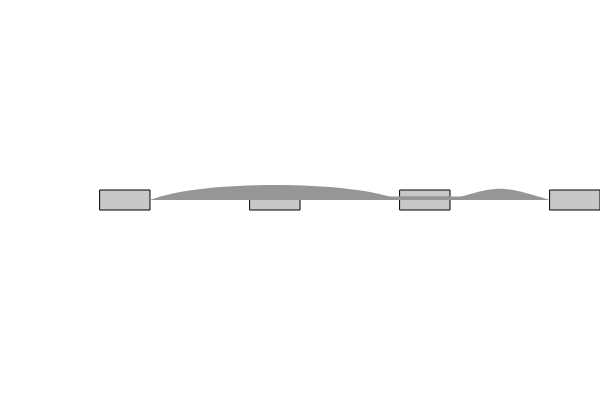
Frame 1 (no input)
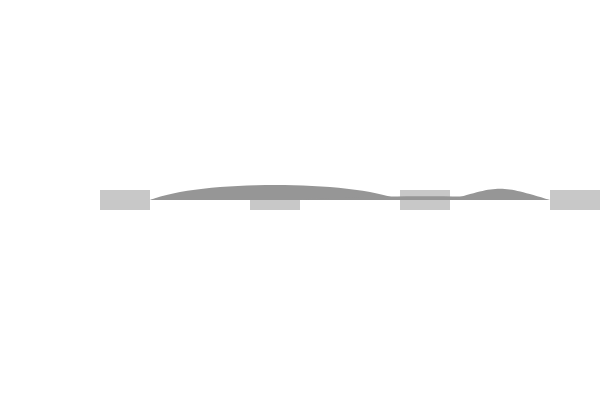
Frame 60 (no input)
Frame 120 (the mouse pressed at the canvas centre since frame 60): identical to frame 60, image omitted

The p5.js sketch that drew these frames (run headless with seeded random() and noise() and a simulated clock; from frame 60 on, the mouse is pressed at the canvas centre):

// p5.js sketch
// ── sketch.js
let nodes = [];
let links = [];

function setup() {
  createCanvas(600, 400);
  // 定义节点
  nodes = [
    {name: "A"},
    {name: "B"},
    {name: "C"},
    {name: "D"}
  ];

  // 定义链接，源节点和目标节点的索引，以及流量值
  links = [
    {source: 0, target: 1, value: 10},
    {source: 0, target: 2, value: 20},
    {source: 1, target: 3, value: 5},
    {source: 2, target: 3, value: 15}
  ];
}

function draw() {
  background(255);
  drawSankey();
}

function drawSankey() {
  let nodeWidth = 50;
  let nodeHeight = 20;

  // 计算节点的 x 位置
  let x = 100;
  for (let i = 0; i < nodes.length; i++) {
    fill(200);
    rect(x, height / 2 - nodeHeight / 2, nodeWidth, nodeHeight);
    x += 150; // 调整节点间距
  }

  // 绘制链接
  for (let link of links) {
    let sourceX = 100 + link.source * 150 + nodeWidth;
    let targetX = 100 + link.target * 150;
    let y = height / 2;

    fill(150);
    noStroke();
    beginShape();
    vertex(sourceX, y);
    bezierVertex(sourceX + 50, y - link.value, targetX - 50, y - link.value, targetX, y);
    vertex(targetX, y);
    endShape();
  }
}
